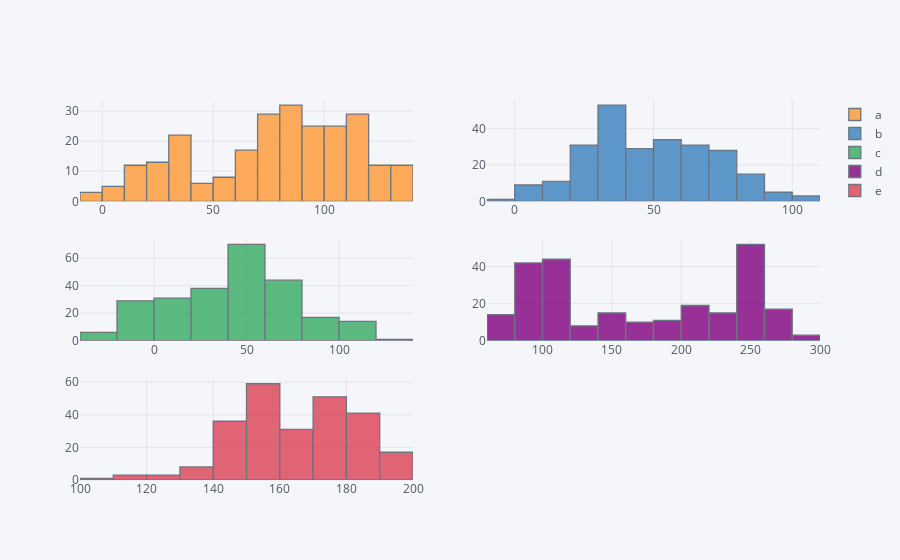

The notebook cell this image was saved under:
### Code cell
plyo.iplot(
    df.iplot(kind='hist',
            subplots=True, 
            bins=15, 
            asFigure=True),
    #image='png',
    filename='ply_03')

### Figure 1 — Plotly figure (JSON) as saved in the notebook; plotly's stock layout.template omitted (floating-point values rounded to 4 significant figures; data arrays with more than 128 entries replaced by an {"elided": "..."} marker saying what was removed)
{"data": [{"histfunc": "count", "histnorm": "", "marker": {"color": "rgba(255, 153, 51, 1.0)", "line": {"color": "#4D5663", "width": 1.3}}, "name": "a", "nbinsx": 15, "opacity": 0.8, "orientation": "v", "type": "histogram", "uid": "3a922e93-db8b-48da-ac32-576b415904e2", "x": {"elided": "250 float values"}, "xaxis": "x", "yaxis": "y"}, {"histfunc": "count", "histnorm": "", "marker": {"color": "rgba(55, 128, 191, 1.0)", "line": {"color": "#4D5663", "width": 1.3}}, "name": "b", "nbinsx": 15, "opacity": 0.8, "orientation": "v", "type": "histogram", "uid": "46a3efa7-b4ac-4600-876f-8266e9d7f705", "x": {"elided": "250 float values"}, "xaxis": "x2", "yaxis": "y2"}, {"histfunc": "count", "histnorm": "", "marker": {"color": "rgba(50, 171, 96, 1.0)", "line": {"color": "#4D5663", "width": 1.3}}, "name": "c", "nbinsx": 15, "opacity": 0.8, "orientation": "v", "type": "histogram", "uid": "059d6995-6ae7-4dbe-883e-90b033924701", "x": {"elided": "250 float values"}, "xaxis": "x3", "yaxis": "y3"}, {"histfunc": "count", "histnorm": "", "marker": {"color": "rgba(128, 0, 128, 1.0)", "line": {"color": "#4D5663", "width": 1.3}}, "name": "d", "nbinsx": 15, "opacity": 0.8, "orientation": "v", "type": "histogram", "uid": "52483bf6-3c45-4e14-96f1-18d636fe239e", "x": {"elided": "250 float values"}, "xaxis": "x4", "yaxis": "y4"}, {"histfunc": "count", "histnorm": "", "marker": {"color": "rgba(219, 64, 82, 1.0)", "line": {"color": "#4D5663", "width": 1.3}}, "name": "e", "nbinsx": 15, "opacity": 0.8, "orientation": "v", "type": "histogram", "uid": "9d496f0b-362d-40a6-9a48-c748a5986afc", "x": {"elided": "250 float values"}, "xaxis": "x5", "yaxis": "y5"}], "layout": {"barmode": "overlay", "legend": {"bgcolor": "#F5F6F9", "font": {"color": "#4D5663"}}, "paper_bgcolor": "#F5F6F9", "plot_bgcolor": "#F5F6F9", "title": {"font": {"color": "#4D5663"}}, "xaxis": {"anchor": "y", "domain": [0, 0.45], "gridcolor": "#E1E5ED", "showgrid": true, "tickfont": {"color": "#4D5663"}, "title": {"font": {"color": "#4D5663"}, "text": ""}, "zerolinecolor": "#E1E5ED"}, "xaxis2": {"anchor": "y2", "domain": [0.55, 1], "gridcolor": "#E1E5ED", "showgrid": true, "tickfont": {"color": "#4D5663"}, "title": {"font": {"color": "#4D5663"}, "text": ""}, "zerolinecolor": "#E1E5ED"}, "xaxis3": {"anchor": "y3", "domain": [0, 0.45], "gridcolor": "#E1E5ED", "showgrid": true, "tickfont": {"color": "#4D5663"}, "title": {"font": {"color": "#4D5663"}, "text": ""}, "zerolinecolor": "#E1E5ED"}, "xaxis4": {"anchor": "y4", "domain": [0.55, 1], "gridcolor": "#E1E5ED", "showgrid": true, "tickfont": {"color": "#4D5663"}, "title": {"font": {"color": "#4D5663"}, "text": ""}, "zerolinecolor": "#E1E5ED"}, "xaxis5": {"anchor": "y5", "domain": [0, 0.45], "gridcolor": "#E1E5ED", "showgrid": true, "tickfont": {"color": "#4D5663"}, "title": {"font": {"color": "#4D5663"}, "text": ""}, "zerolinecolor": "#E1E5ED"}, "yaxis": {"anchor": "x", "domain": [0.7333, 1], "gridcolor": "#E1E5ED", "showgrid": true, "tickfont": {"color": "#4D5663"}, "title": {"font": {"color": "#4D5663"}, "text": ""}, "zerolinecolor": "#E1E5ED"}, "yaxis2": {"anchor": "x2", "domain": [0.7333, 1], "gridcolor": "#E1E5ED", "showgrid": true, "tickfont": {"color": "#4D5663"}, "title": {"font": {"color": "#4D5663"}, "text": ""}, "zerolinecolor": "#E1E5ED"}, "yaxis3": {"anchor": "x3", "domain": [0.3667, 0.6333], "gridcolor": "#E1E5ED", "showgrid": true, "tickfont": {"color": "#4D5663"}, "title": {"font": {"color": "#4D5663"}, "text": ""}, "zerolinecolor": "#E1E5ED"}, "yaxis4": {"anchor": "x4", "domain": [0.3667, 0.6333], "gridcolor": "#E1E5ED", "showgrid": true, "tickfont": {"color": "#4D5663"}, "title": {"font": {"color": "#4D5663"}, "text": ""}, "zerolinecolor": "#E1E5ED"}, "yaxis5": {"anchor": "x5", "domain": [0, 0.2667], "gridcolor": "#E1E5ED", "showgrid": true, "tickfont": {"color": "#4D5663"}, "title": {"font": {"color": "#4D5663"}, "text": ""}, "zerolinecolor": "#E1E5ED"}}}
